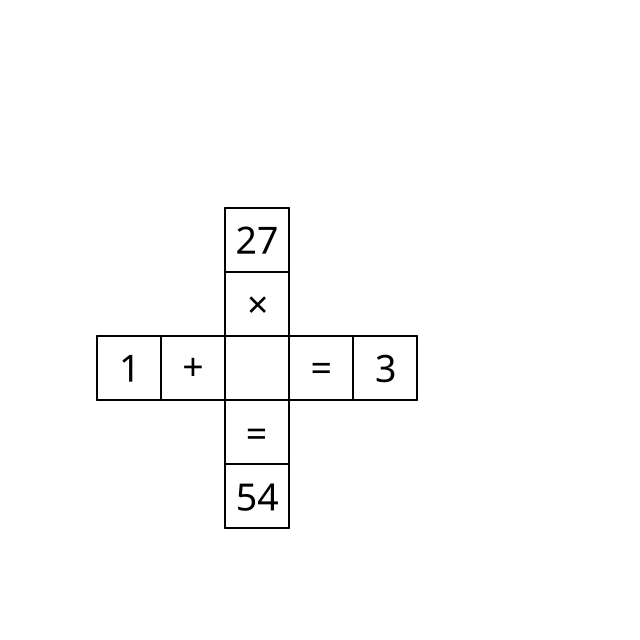
%> input picture ejemplos/ejemplo_5x5.png, 640 x 640 px
$ octave --eval "result = reconocerCelda(imread('../../ejemplos/ejemplo_5x5.png'));"   (GNU Octave 9; MATLAB toolbox functions it lacks are replaced by stand-ins)
%> lines starting %> are read from the running program, lines starting %| are printed output that depends on the picture; in (x1, y1, x2, y2) boxes, pixels count from 0 and x2, y2 are one past the last pixel; in counts of white or black regions, pixels touching at a corner belong together; the program's own positions count from 1
function resultado = reconocerCelda(imagen, plantillasNumero, plantillasOperador)
%RECONOCERCELDA Clasifica una celda como negra, vacía, número u operador.
%   resultado = reconocerCelda(imagen, plantillasNumero, plantillasOperador)
%   Devuelve struct con campos: tipo, valor, puntuacion.

    if nargin < 2
        plantillasNumero = {};
    end
    if nargin < 3
        plantillasOperador = {};
    end

    imgGray = im2double(im2gray(imagen));
    imgGray = imresize(imgGray, [64 64]);
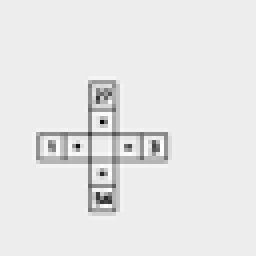
%> imgGray: size 64x64 double (shown 4 times larger); min 0.519, max 1.04, mean 0.988; drawn with min black and max white

    % Heurística de celda negra
    if mean(imgGray(:)) < 0.1
        resultado = struct('tipo', 'negra', 'valor', '#', 'puntuacion', 1);
        return;
    end

    % Binarización y ruido
    umbral = graythresh(imgGray);
%> umbral = 0.906
    bin = imbinarize(imgGray, umbral * 0.8);
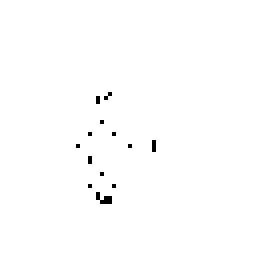
%> bin: size 64x64 logical (shown 4 times larger); 99.4% white; black in thin lines or dots, all inside (x1, y1, x2, y2) = (19, 23, 39, 51)
    bin = imcomplement(bin);
    bin = bwareaopen(bin, 10);
%> bin: size 64x64 logical; every value is 0

    porcentajeActivos = nnz(bin) / numel(bin);
%> porcentajeActivos = 0
    if porcentajeActivos < 0.02
        resultado = struct('tipo', 'vacio', 'valor', '', 'puntuacion', 0);
        return;
    end

    % Intentar operador primero
    [idxOp, puntOp, etiquetaOp] = clasificarOperador(imgGray, plantillasOperador);
    [idxNum, puntNum, etiquetaNum] = clasificarNumero(imgGray, plantillasNumero);

    maxOp = max(puntOp);
    maxNum = max(puntNum);

    if maxOp >= maxNum
        resultado = struct('tipo', 'operador', 'valor', etiquetaOp, 'puntuacion', maxOp);
    else
        resultado = struct('tipo', 'numero', 'valor', etiquetaNum, 'puntuacion', maxNum);
    end
end
